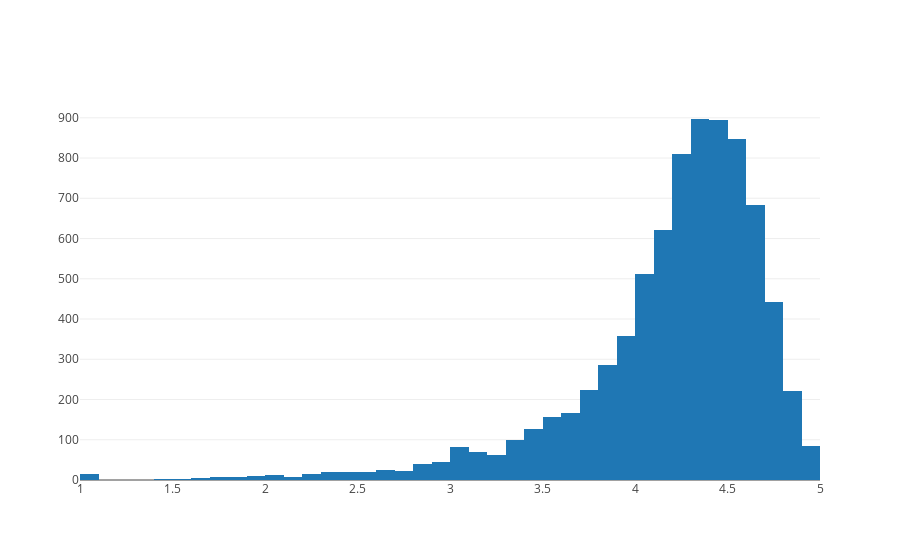

The code cell stored with this chart in its notebook:
### Markdown cell above
It's a bit suprise that the average app rating is ~ 4.2 - quite high.

Comparing this number with the another site https://www.appbrain.com/stats/android-app-ratings turn out to be truth for the overall market.

That also means if I want to make my app standout of the crowd, it much be higher than this, probably >= 4.5.
I will also more picky in the future when I'm looking for an app as now I know, 4.2 is the average.

### Code cell
data = [go.Histogram(
    x = df_clean['Rating'],
    xbins = {'start': 1, 'size': 0.1, 'end': 5}
)]
plotly.offline.iplot(data)

### Figure 1 — Plotly figure (JSON) as saved in the notebook; plotly's stock layout.template omitted (floating-point values rounded to 4 significant figures; data arrays with more than 128 entries replaced by an {"elided": "..."} marker saying what was removed)
{"data": [{"type": "histogram", "uid": "2affc332-2a25-4a8d-92c7-f51fdd654ef5", "x": {"elided": "9064 float values"}, "xbins": {"end": 5, "size": 0.1, "start": 1}}], "layout": {}}
